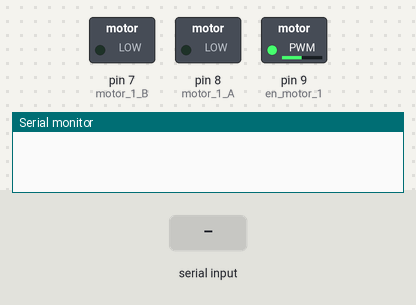
Simulated run of this sketch. Board: Arduino Uno, built with avr-gcc and run on an emulated ATmega328P. Shown: switched loads named in the sketch (green lamp = pin HIGH), the last lines printed to the serial monitor. The inputs (shaded band) are chosen by the test bench.

Above: at 1.2 s.
1.3 s: "A" received over the second serial link
At 2.1 s:
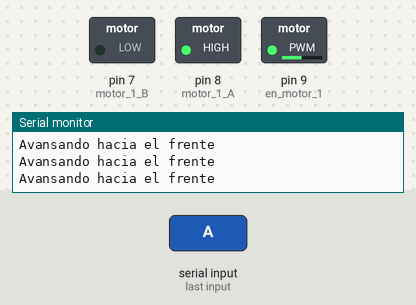
2.8 s: "1" received over the second serial link
At 3.5 s:
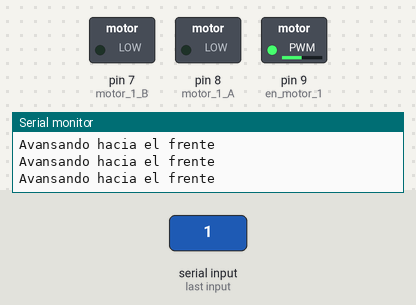
Timing chart, 0 to 5.8 s (numbered marks = the images above; inputs shaded):
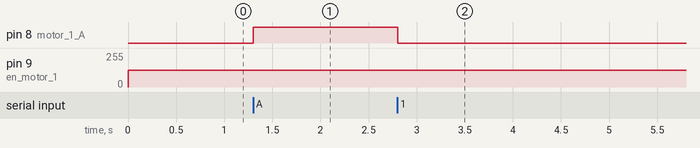

Measured:
- after the input at 1.3 s, pin 8 (motor_1_A): LOW → HIGH at once
- after the input at 2.8 s, pin 8 (motor_1_A): HIGH → LOW at once

The sketch:

Control_BT.ino
```cpp
#include <SoftwareSerial.h>   // Incluimos la librería  SoftwareSerial
SoftwareSerial BT(10,11);    // Definimos los pines RX y TX del Arduino conectados al Bluetooth
int motor_1_A = 8;
int motor_1_B = 7;
int en_motor_1 = 9;
char Data;
void setup()
{
  BT.begin(9600);       // Inicializamos el puerto serie BT que hemos creado
  pinMode(motor_1_A, OUTPUT);
  pinMode(motor_1_B, OUTPUT);
  pinMode(en_motor_1, OUTPUT);
  Serial.begin(9600);   // Inicializamos  el puerto serie
}

void loop()
{
  if(BT.available())    // Si llega un dato por el puerto BT se envía al monitor serial
  {
    Data = BT.read();
  }

switch (Data)
{
case 'A':
    digitalWrite(motor_1_A,HIGH);
    digitalWrite(motor_1_B,LOW);
    analogWrite(en_motor_1,125);
    Serial.println("Avansando hacia el frente");
    break;

default:
    digitalWrite(motor_1_A,LOW);
    digitalWrite(motor_1_B,LOW);
    analogWrite(en_motor_1,125);
    break;
}
}
```
